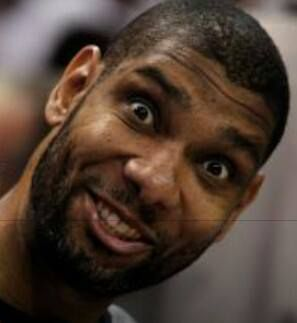
#> input picture ALPHA/data/timmy/3884b8456b4131bfdb8c30e28eac094b.jpg, 297 x 323 px; its folder holds only this picture in this run
$ python data_augmentation.py
#> lines starting #> are read from the running program, lines starting #| are printed output that depends on the picture
# DATA AUGMENTATION SCRIPT

import os
import random
from PIL import Image, ImageOps, ImageEnhance

label_name = "timmy"
def augment_image(image):
    """Apply random augmentation to an image."""
    choice = random.randint(1, 4)
    if choice == 1:
        return image.rotate(random.randint(-30, 30))
    elif choice == 2:
        return ImageOps.mirror(image)
    elif choice == 3:
        return ImageOps.flip(image)
    elif choice == 4:
        enhancer = ImageEnhance.Brightness(image)
        return enhancer.enhance(random.uniform(0.5, 1.5))

def augment_images(directory_path):
    """Augment images from a directory until there are 100 images in total."""
#> called with directory_path = 'data/timmy'
    image_files = [f for f in os.listdir(directory_path) if f.endswith(('.png', '.jpg', '.jpeg'))]
    augmented_images = []


    while len(augmented_images) < 100:
        for file in image_files:
            if len(augmented_images) >= 100:
                break
            with Image.open(os.path.join(directory_path, file)) as img:
#> img is the input picture: PIL image 297x323 RGB; mean R, G, B 79.3, 62.1, 51
                augmented_images.append(augment_image(img))
#> in augment_image, `return enhancer.enhance(random.uniform(0.5, 1.5))`:
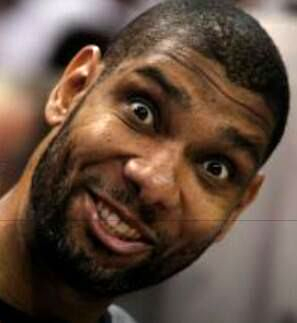
#> returned value: PIL image 297x323 RGB; mean R, G, B 99.3, 77.7, 63.7

    new_augmented_directory = f"data/{label_name}_augmented"
#> new_augmented_directory = 'data/timmy_augmented'
    # Create a new directory to save augmented images
    os.makedirs(f"{new_augmented_directory}", exist_ok=True)

    # Save the augmented images
    for i, image in enumerate(augmented_images):
        image.save(f'{new_augmented_directory}/aug_img_{i}.jpg')

# Example usage
directory_path = f"data/{label_name}"  # Replace with your directory path
augment_images(directory_path)
